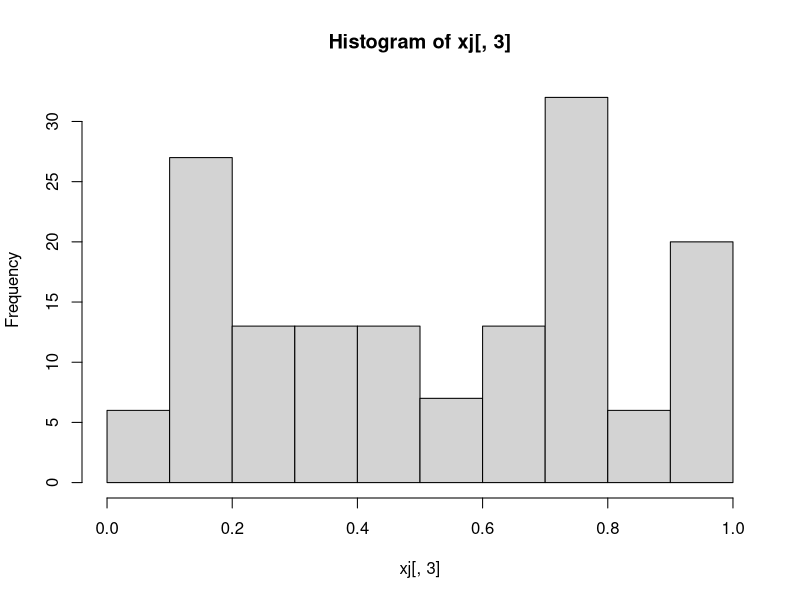

R code for this plot:
#Velia Arni Widyasari_B2A020066_Genap
#Multiplicative dan Bernouli 1

multiplicative_RNG<-function(a,z0,m,n) {
  xj<-matrix(NA,n,3)
  colnames(xj)<-c("aZ","Xj","Uj")
  for (j in 1:n)
  {
    xj[j,1]<-(a*z0)
    xj[j,2]<-xj[j,1]%%m
    xj[j,3]<-xj[j,2]/m
    z0<-xj[j,2]
  }
  hist(xj[,3])
  View(xj)
}

multiplicative_RNG(45,21139,417,150)

Bernouli_1<-function(n,p) {
  i<-n
  p<-p
  X<-runif(i)
  Y<-NULL
  for (k in 1:i) ifelse (X[k]<=p, Y[k]<-1, Y[k]<-0)
  (tabel<-table(Y)/length(Y))
}
Bernouli_1(150, 0.83)